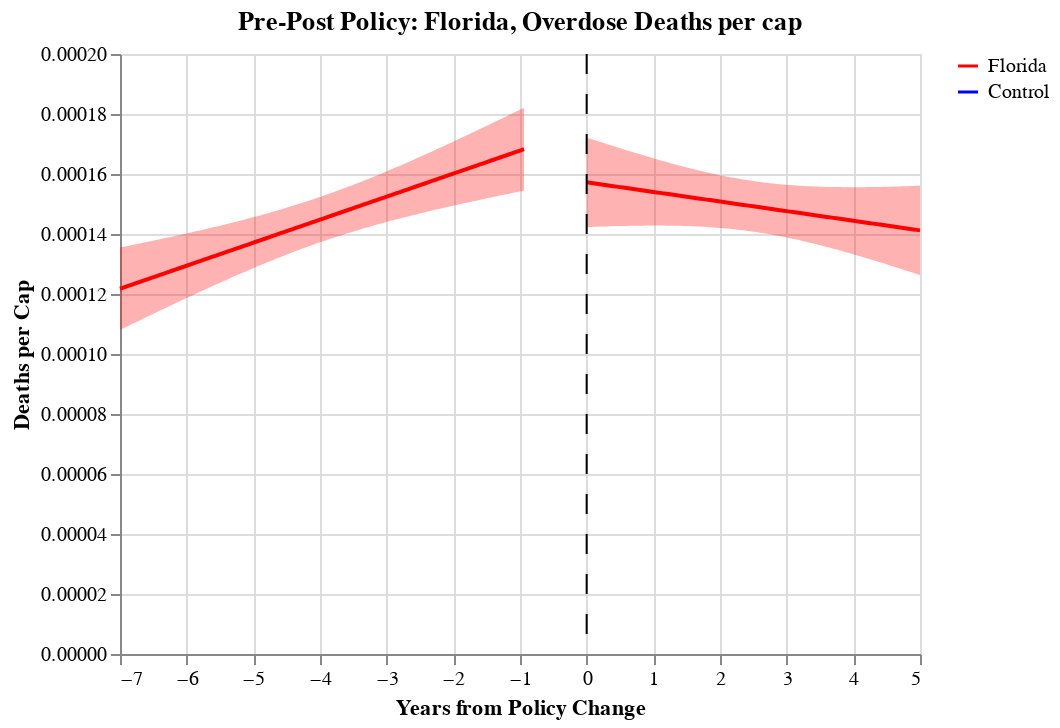

Write notebook code for a chart like this one.
### Code cell
# florida deaths pre/post plot
before = alt.Chart(
    fl_death_before, title="Pre-Post Policy: Florida, Overdose Deaths per cap"
).encode(x="policy_years", y=alt.Y("deaths_per_cap", title="Deaths per Cap"), color=alt.Color('fl:N', scale=scale, title=''))

base = before.transform_regression("policy_years", "deaths_per_cap").mark_line()

fit, before_line = get_reg_fit(
    fl_death_before, yvar="deaths_per_cap", xvar="policy_years", alpha=0.05, col="red"
)
fit, after_line = get_reg_fit(
    fl_death_after, yvar="deaths_per_cap", xvar="policy_years", alpha=0.05, col="red"
)

fl_chart_death = base + before_line + after_line + sep_line
fl_chart_death

### Figure 1 — Vega-Lite specification as saved in the notebook (floating-point values rounded to 4 significant figures; data arrays with more than 128 entries replaced by an {"elided": "..."} marker saying what was removed)
{"config": {"view": {"continuousWidth": 400, "continuousHeight": 300}}, "layer": [{"data": {"name": "data-04c270aa112ff3b0d4beaab8dfc8482a"}, "mark": "line", "encoding": {"color": {"type": "nominal", "field": "fl", "scale": {"domain": ["Florida", "Control"], "range": ["red", "blue"]}, "title": ""}, "x": {"type": "quantitative", "field": "policy_years"}, "y": {"type": "quantitative", "field": "deaths_per_cap", "title": "Deaths per Cap"}}, "title": "Pre-Post Policy: Florida, Overdose Deaths per cap", "transform": [{"on": "policy_years", "regression": "deaths_per_cap"}]}, {"layer": [{"mark": {"type": "errorband", "color": "red"}, "encoding": {"x": {"type": "quantitative", "field": "policy_years"}, "y": {"type": "quantitative", "field": "ci_low", "title": ""}, "y2": {"field": "ci_high"}}}, {"mark": {"type": "line", "color": "red"}, "encoding": {"x": {"type": "quantitative", "axis": {"title": "Years from Policy Change"}, "field": "policy_years"}, "y": {"type": "quantitative", "axis": {"title": ""}, "field": "deaths_per_cap"}}}], "data": {"name": "data-968c415fa77ad0bdc5f257e415b9d200"}}, {"layer": [{"mark": {"type": "errorband", "color": "red"}, "encoding": {"x": {"type": "quantitative", "field": "policy_years"}, "y": {"type": "quantitative", "field": "ci_low", "title": ""}, "y2": {"field": "ci_high"}}}, {"mark": {"type": "line", "color": "red"}, "encoding": {"x": {"type": "quantitative", "axis": {"title": "Years from Policy Change"}, "field": "policy_years"}, "y": {"type": "quantitative", "axis": {"title": ""}, "field": "deaths_per_cap"}}}], "data": {"name": "data-bba2654ffb3cceecc6e6c0a74d491d02"}}, {"data": {"name": "data-1cf7c250840e3c595c11ebf7ebbb5cbe"}, "mark": {"type": "rule", "color": "black", "strokeDash": [10, 10]}, "encoding": {"x": {"type": "quantitative", "field": "a", "title": ""}}}], "$schema": "https://vega.github.io/schema/vega-lite/v4.8.1.json", "datasets": {"data-04c270aa112ff3b0d4beaab8dfc8482a": {"elided": "238 records"}, "data-968c415fa77ad0bdc5f257e415b9d200": [{"policy_years": -7.0, "deaths_per_cap": 0.0001218, "ci_low": 0.000108, "ci_high": 0.0001355}, {"policy_years": -6.94, "deaths_per_cap": 0.0001222, "ci_low": 0.0001087, "ci_high": 0.0001358}, {"policy_years": -6.88, "deaths_per_cap": 0.0001227, "ci_low": 0.0001093, "ci_high": 0.000136}, {"policy_years": -6.82, "deaths_per_cap": 0.0001231, "ci_low": 0.00011, "ci_high": 0.0001363}, {"policy_years": -6.76, "deaths_per_cap": 0.0001236, "ci_low": 0.0001106, "ci_high": 0.0001366}, {"policy_years": -6.7, "deaths_per_cap": 0.0001241, "ci_low": 0.0001113, "ci_high": 0.0001369}, {"policy_years": -6.64, "deaths_per_cap": 0.0001245, "ci_low": 0.0001119, "ci_high": 0.0001371}, {"policy_years": -6.58, "deaths_per_cap": 0.000125, "ci_low": 0.0001125, "ci_high": 0.0001374}, {"policy_years": -6.52, "deaths_per_cap": 0.0001254, "ci_low": 0.0001132, "ci_high": 0.0001377}, {"policy_years": -6.46, "deaths_per_cap": 0.0001259, "ci_low": 0.0001138, "ci_high": 0.000138}, {"policy_years": -6.4, "deaths_per_cap": 0.0001264, "ci_low": 0.0001145, "ci_high": 0.0001383}, {"policy_years": -6.34, "deaths_per_cap": 0.0001268, "ci_low": 0.0001151, "ci_high": 0.0001385}, {"policy_years": -6.28, "deaths_per_cap": 0.0001273, "ci_low": 0.0001157, "ci_high": 0.0001388}, {"policy_years": -6.22, "deaths_per_cap": 0.0001277, "ci_low": 0.0001164, "ci_high": 0.0001391}, {"policy_years": -6.16, "deaths_per_cap": 0.0001282, "ci_low": 0.000117, "ci_high": 0.0001394}, {"policy_years": -6.1, "deaths_per_cap": 0.0001287, "ci_low": 0.0001176, "ci_high": 0.0001397}, {"policy_years": -6.04, "deaths_per_cap": 0.0001291, "ci_low": 0.0001183, "ci_high": 0.00014}, {"policy_years": -5.98, "deaths_per_cap": 0.0001296, "ci_low": 0.0001189, "ci_high": 0.0001403}, {"policy_years": -5.92, "deaths_per_cap": 0.00013, "ci_low": 0.0001195, "ci_high": 0.0001406}, {"policy_years": -5.86, "deaths_per_cap": 0.0001305, "ci_low": 0.0001201, "ci_high": 0.0001409}, {"policy_years": -5.8, "deaths_per_cap": 0.000131, "ci_low": 0.0001207, "ci_high": 0.0001412}, {"policy_years": -5.74, "deaths_per_cap": 0.0001314, "ci_low": 0.0001213, "ci_high": 0.0001415}, {"policy_years": -5.68, "deaths_per_cap": 0.0001319, "ci_low": 0.000122, "ci_high": 0.0001418}, {"policy_years": -5.62, "deaths_per_cap": 0.0001323, "ci_low": 0.0001226, "ci_high": 0.0001421}, {"policy_years": -5.56, "deaths_per_cap": 0.0001328, "ci_low": 0.0001232, "ci_high": 0.0001425}, {"policy_years": -5.5, "deaths_per_cap": 0.0001333, "ci_low": 0.0001238, "ci_high": 0.0001428}, {"policy_years": -5.44, "deaths_per_cap": 0.0001337, "ci_low": 0.0001244, "ci_high": 0.0001431}, {"policy_years": -5.38, "deaths_per_cap": 0.0001342, "ci_low": 0.000125, "ci_high": 0.0001434}, {"policy_years": -5.32, "deaths_per_cap": 0.0001347, "ci_low": 0.0001255, "ci_high": 0.0001438}, {"policy_years": -5.26, "deaths_per_cap": 0.0001351, "ci_low": 0.0001261, "ci_high": 0.0001441}, {"policy_years": -5.2, "deaths_per_cap": 0.0001356, "ci_low": 0.0001267, "ci_high": 0.0001444}, {"policy_years": -5.14, "deaths_per_cap": 0.000136, "ci_low": 0.0001273, "ci_high": 0.0001448}, {"policy_years": -5.08, "deaths_per_cap": 0.0001365, "ci_low": 0.0001279, "ci_high": 0.0001451}, {"policy_years": -5.02, "deaths_per_cap": 0.000137, "ci_low": 0.0001284, "ci_high": 0.0001455}, {"policy_years": -4.96, "deaths_per_cap": 0.0001374, "ci_low": 0.000129, "ci_high": 0.0001458}, {"policy_years": -4.9, "deaths_per_cap": 0.0001379, "ci_low": 0.0001296, "ci_high": 0.0001462}, {"policy_years": -4.84, "deaths_per_cap": 0.0001383, "ci_low": 0.0001301, "ci_high": 0.0001466}, {"policy_years": -4.78, "deaths_per_cap": 0.0001388, "ci_low": 0.0001307, "ci_high": 0.0001469}, {"policy_years": -4.72, "deaths_per_cap": 0.0001393, "ci_low": 0.0001312, "ci_high": 0.0001473}, {"policy_years": -4.66, "deaths_per_cap": 0.0001397, "ci_low": 0.0001317, "ci_high": 0.0001477}, {"policy_years": -4.6, "deaths_per_cap": 0.0001402, "ci_low": 0.0001323, "ci_high": 0.0001481}, {"policy_years": -4.54, "deaths_per_cap": 0.0001406, "ci_low": 0.0001328, "ci_high": 0.0001485}, {"policy_years": -4.48, "deaths_per_cap": 0.0001411, "ci_low": 0.0001333, "ci_high": 0.0001489}, {"policy_years": -4.42, "deaths_per_cap": 0.0001416, "ci_low": 0.0001338, "ci_high": 0.0001493}, {"policy_years": -4.36, "deaths_per_cap": 0.000142, "ci_low": 0.0001343, "ci_high": 0.0001497}, {"policy_years": -4.3, "deaths_per_cap": 0.0001425, "ci_low": 0.0001348, "ci_high": 0.0001501}, {"policy_years": -4.24, "deaths_per_cap": 0.0001429, "ci_low": 0.0001353, "ci_high": 0.0001506}, {"policy_years": -4.18, "deaths_per_cap": 0.0001434, "ci_low": 0.0001358, "ci_high": 0.000151}, {"policy_years": -4.12, "deaths_per_cap": 0.0001439, "ci_low": 0.0001363, "ci_high": 0.0001514}, {"policy_years": -4.06, "deaths_per_cap": 0.0001443, "ci_low": 0.0001368, "ci_high": 0.0001519}, {"policy_years": -4.0, "deaths_per_cap": 0.0001448, "ci_low": 0.0001372, "ci_high": 0.0001523}, {"policy_years": -3.94, "deaths_per_cap": 0.0001452, "ci_low": 0.0001377, "ci_high": 0.0001528}, {"policy_years": -3.88, "deaths_per_cap": 0.0001457, "ci_low": 0.0001381, "ci_high": 0.0001533}, {"policy_years": -3.82, "deaths_per_cap": 0.0001462, "ci_low": 0.0001386, "ci_high": 0.0001537}, {"policy_years": -3.76, "deaths_per_cap": 0.0001466, "ci_low": 0.000139, "ci_high": 0.0001542}, {"policy_years": -3.7, "deaths_per_cap": 0.0001471, "ci_low": 0.0001394, "ci_high": 0.0001547}, {"policy_years": -3.64, "deaths_per_cap": 0.0001475, "ci_low": 0.0001399, "ci_high": 0.0001552}, {"policy_years": -3.58, "deaths_per_cap": 0.000148, "ci_low": 0.0001403, "ci_high": 0.0001557}, {"policy_years": -3.52, "deaths_per_cap": 0.0001485, "ci_low": 0.0001407, "ci_high": 0.0001562}, {"policy_years": -3.46, "deaths_per_cap": 0.0001489, "ci_low": 0.0001411, "ci_high": 0.0001567}, {"policy_years": -3.4, "deaths_per_cap": 0.0001494, "ci_low": 0.0001415, "ci_high": 0.0001573}, {"policy_years": -3.34, "deaths_per_cap": 0.0001498, "ci_low": 0.0001419, "ci_high": 0.0001578}, {"policy_years": -3.28, "deaths_per_cap": 0.0001503, "ci_low": 0.0001423, "ci_high": 0.0001583}, {"policy_years": -3.22, "deaths_per_cap": 0.0001508, "ci_low": 0.0001427, "ci_high": 0.0001589}, {"policy_years": -3.16, "deaths_per_cap": 0.0001512, "ci_low": 0.000143, "ci_high": 0.0001594}, {"policy_years": -3.1, "deaths_per_cap": 0.0001517, "ci_low": 0.0001434, "ci_high": 0.00016}, {"policy_years": -3.04, "deaths_per_cap": 0.0001521, "ci_low": 0.0001438, "ci_high": 0.0001605}, {"policy_years": -2.98, "deaths_per_cap": 0.0001526, "ci_low": 0.0001441, "ci_high": 0.0001611}, {"policy_years": -2.92, "deaths_per_cap": 0.0001531, "ci_low": 0.0001445, "ci_high": 0.0001616}, {"policy_years": -2.86, "deaths_per_cap": 0.0001535, "ci_low": 0.0001448, "ci_high": 0.0001622}, {"policy_years": -2.8, "deaths_per_cap": 0.000154, "ci_low": 0.0001452, "ci_high": 0.0001628}, {"policy_years": -2.74, "deaths_per_cap": 0.0001545, "ci_low": 0.0001455, "ci_high": 0.0001634}, {"policy_years": -2.68, "deaths_per_cap": 0.0001549, "ci_low": 0.0001459, "ci_high": 0.0001639}, {"policy_years": -2.62, "deaths_per_cap": 0.0001554, "ci_low": 0.0001462, "ci_high": 0.0001645}, {"policy_years": -2.56, "deaths_per_cap": 0.0001558, "ci_low": 0.0001465, "ci_high": 0.0001651}, {"policy_years": -2.5, "deaths_per_cap": 0.0001563, "ci_low": 0.0001469, "ci_high": 0.0001657}, {"policy_years": -2.44, "deaths_per_cap": 0.0001568, "ci_low": 0.0001472, "ci_high": 0.0001663}, {"policy_years": -2.38, "deaths_per_cap": 0.0001572, "ci_low": 0.0001475, "ci_high": 0.0001669}, {"policy_years": -2.32, "deaths_per_cap": 0.0001577, "ci_low": 0.0001478, "ci_high": 0.0001675}, {"policy_years": -2.26, "deaths_per_cap": 0.0001581, "ci_low": 0.0001481, "ci_high": 0.0001681}, {"policy_years": -2.2, "deaths_per_cap": 0.0001586, "ci_low": 0.0001484, "ci_high": 0.0001687}, {"policy_years": -2.14, "deaths_per_cap": 0.0001591, "ci_low": 0.0001487, "ci_high": 0.0001694}, {"policy_years": -2.08, "deaths_per_cap": 0.0001595, "ci_low": 0.0001491, "ci_high": 0.00017}, {"policy_years": -2.02, "deaths_per_cap": 0.00016, "ci_low": 0.0001494, "ci_high": 0.0001706}, {"policy_years": -1.96, "deaths_per_cap": 0.0001604, "ci_low": 0.0001497, "ci_high": 0.0001712}, {"policy_years": -1.9, "deaths_per_cap": 0.0001609, "ci_low": 0.0001499, "ci_high": 0.0001718}, {"policy_years": -1.84, "deaths_per_cap": 0.0001614, "ci_low": 0.0001502, "ci_high": 0.0001725}, {"policy_years": -1.78, "deaths_per_cap": 0.0001618, "ci_low": 0.0001505, "ci_high": 0.0001731}, {"policy_years": -1.72, "deaths_per_cap": 0.0001623, "ci_low": 0.0001508, "ci_high": 0.0001737}, {"policy_years": -1.66, "deaths_per_cap": 0.0001627, "ci_low": 0.0001511, "ci_high": 0.0001744}, {"policy_years": -1.6, "deaths_per_cap": 0.0001632, "ci_low": 0.0001514, "ci_high": 0.000175}, {"policy_years": -1.54, "deaths_per_cap": 0.0001637, "ci_low": 0.0001517, "ci_high": 0.0001756}, {"policy_years": -1.48, "deaths_per_cap": 0.0001641, "ci_low": 0.000152, "ci_high": 0.0001763}, {"policy_years": -1.42, "deaths_per_cap": 0.0001646, "ci_low": 0.0001522, "ci_high": 0.0001769}, {"policy_years": -1.36, "deaths_per_cap": 0.000165, "ci_low": 0.0001525, "ci_high": 0.0001776}, {"policy_years": -1.3, "deaths_per_cap": 0.0001655, "ci_low": 0.0001528, "ci_high": 0.0001782}, {"policy_years": -1.24, "deaths_per_cap": 0.000166, "ci_low": 0.0001531, "ci_high": 0.0001788}, {"policy_years": -1.18, "deaths_per_cap": 0.0001664, "ci_low": 0.0001534, "ci_high": 0.0001795}, {"policy_years": -1.12, "deaths_per_cap": 0.0001669, "ci_low": 0.0001536, "ci_high": 0.0001801}, {"policy_years": -1.06, "deaths_per_cap": 0.0001673, "ci_low": 0.0001539, "ci_high": 0.0001808}, {"policy_years": -1.0, "deaths_per_cap": 0.0001678, "ci_low": 0.0001542, "ci_high": 0.0001814}, {"policy_years": -0.94, "deaths_per_cap": 0.0001683, "ci_low": 0.0001544, "ci_high": 0.0001821}], "data-bba2654ffb3cceecc6e6c0a74d491d02": [{"policy_years": 0.0, "deaths_per_cap": 0.0001572, "ci_low": 0.0001423, "ci_high": 0.0001722}, {"policy_years": 0.05, "deaths_per_cap": 0.0001571, "ci_low": 0.0001423, "ci_high": 0.0001718}, {"policy_years": 0.1, "deaths_per_cap": 0.0001569, "ci_low": 0.0001424, "ci_high": 0.0001714}, {"policy_years": 0.15, "deaths_per_cap": 0.0001567, "ci_low": 0.0001424, "ci_high": 0.0001711}, {"policy_years": 0.2, "deaths_per_cap": 0.0001566, "ci_low": 0.0001425, "ci_high": 0.0001707}, {"policy_years": 0.25, "deaths_per_cap": 0.0001564, "ci_low": 0.0001425, "ci_high": 0.0001704}, {"policy_years": 0.3, "deaths_per_cap": 0.0001563, "ci_low": 0.0001425, "ci_high": 0.00017}, {"policy_years": 0.35, "deaths_per_cap": 0.0001561, "ci_low": 0.0001426, "ci_high": 0.0001696}, {"policy_years": 0.4, "deaths_per_cap": 0.0001559, "ci_low": 0.0001426, "ci_high": 0.0001693}, {"policy_years": 0.45, "deaths_per_cap": 0.0001558, "ci_low": 0.0001426, "ci_high": 0.0001689}, {"policy_years": 0.5, "deaths_per_cap": 0.0001556, "ci_low": 0.0001427, "ci_high": 0.0001686}, {"policy_years": 0.55, "deaths_per_cap": 0.0001555, "ci_low": 0.0001427, "ci_high": 0.0001683}, {"policy_years": 0.6, "deaths_per_cap": 0.0001553, "ci_low": 0.0001427, "ci_high": 0.0001679}, {"policy_years": 0.65, "deaths_per_cap": 0.0001551, "ci_low": 0.0001427, "ci_high": 0.0001676}, {"policy_years": 0.7, "deaths_per_cap": 0.000155, "ci_low": 0.0001427, "ci_high": 0.0001672}, {"policy_years": 0.75, "deaths_per_cap": 0.0001548, "ci_low": 0.0001428, "ci_high": 0.0001669}, {"policy_years": 0.8, "deaths_per_cap": 0.0001547, "ci_low": 0.0001428, "ci_high": 0.0001666}, {"policy_years": 0.85, "deaths_per_cap": 0.0001545, "ci_low": 0.0001428, "ci_high": 0.0001662}, {"policy_years": 0.9, "deaths_per_cap": 0.0001543, "ci_low": 0.0001428, "ci_high": 0.0001659}, {"policy_years": 0.95, "deaths_per_cap": 0.0001542, "ci_low": 0.0001428, "ci_high": 0.0001656}, {"policy_years": 1.0, "deaths_per_cap": 0.000154, "ci_low": 0.0001428, "ci_high": 0.0001652}, {"policy_years": 1.05, "deaths_per_cap": 0.0001539, "ci_low": 0.0001428, "ci_high": 0.0001649}, {"policy_years": 1.1, "deaths_per_cap": 0.0001537, "ci_low": 0.0001428, "ci_high": 0.0001646}, {"policy_years": 1.15, "deaths_per_cap": 0.0001535, "ci_low": 0.0001428, "ci_high": 0.0001643}, {"policy_years": 1.2, "deaths_per_cap": 0.0001534, "ci_low": 0.0001428, "ci_high": 0.000164}, {"policy_years": 1.25, "deaths_per_cap": 0.0001532, "ci_low": 0.0001428, "ci_high": 0.0001637}, {"policy_years": 1.3, "deaths_per_cap": 0.0001531, "ci_low": 0.0001428, "ci_high": 0.0001634}, {"policy_years": 1.35, "deaths_per_cap": 0.0001529, "ci_low": 0.0001427, "ci_high": 0.0001631}, {"policy_years": 1.4, "deaths_per_cap": 0.0001527, "ci_low": 0.0001427, "ci_high": 0.0001628}, {"policy_years": 1.45, "deaths_per_cap": 0.0001526, "ci_low": 0.0001427, "ci_high": 0.0001625}, {"policy_years": 1.5, "deaths_per_cap": 0.0001524, "ci_low": 0.0001427, "ci_high": 0.0001622}, {"policy_years": 1.55, "deaths_per_cap": 0.0001523, "ci_low": 0.0001426, "ci_high": 0.0001619}, {"policy_years": 1.6, "deaths_per_cap": 0.0001521, "ci_low": 0.0001426, "ci_high": 0.0001616}, {"policy_years": 1.65, "deaths_per_cap": 0.0001519, "ci_low": 0.0001425, "ci_high": 0.0001614}, {"policy_years": 1.7, "deaths_per_cap": 0.0001518, "ci_low": 0.0001425, "ci_high": 0.0001611}, {"policy_years": 1.75, "deaths_per_cap": 0.0001516, "ci_low": 0.0001424, "ci_high": 0.0001608}, {"policy_years": 1.8, "deaths_per_cap": 0.0001515, "ci_low": 0.0001423, "ci_high": 0.0001606}, {"policy_years": 1.85, "deaths_per_cap": 0.0001513, "ci_low": 0.0001423, "ci_high": 0.0001603}, {"policy_years": 1.9, "deaths_per_cap": 0.0001511, "ci_low": 0.0001422, "ci_high": 0.0001601}, {"policy_years": 1.95, "deaths_per_cap": 0.000151, "ci_low": 0.0001421, "ci_high": 0.0001598}, {"policy_years": 2.0, "deaths_per_cap": 0.0001508, "ci_low": 0.000142, "ci_high": 0.0001596}, {"policy_years": 2.05, "deaths_per_cap": 0.0001507, "ci_low": 0.0001419, "ci_high": 0.0001594}, {"policy_years": 2.1, "deaths_per_cap": 0.0001505, "ci_low": 0.0001418, "ci_high": 0.0001592}, {"policy_years": 2.15, "deaths_per_cap": 0.0001503, "ci_low": 0.0001417, "ci_high": 0.000159}, {"policy_years": 2.2, "deaths_per_cap": 0.0001502, "ci_low": 0.0001416, "ci_high": 0.0001587}, {"policy_years": 2.25, "deaths_per_cap": 0.00015, "ci_low": 0.0001415, "ci_high": 0.0001585}, {"policy_years": 2.3, "deaths_per_cap": 0.0001499, "ci_low": 0.0001414, "ci_high": 0.0001584}, {"policy_years": 2.35, "deaths_per_cap": 0.0001497, "ci_low": 0.0001412, "ci_high": 0.0001582}, {"policy_years": 2.4, "deaths_per_cap": 0.0001495, "ci_low": 0.0001411, "ci_high": 0.000158}, {"policy_years": 2.45, "deaths_per_cap": 0.0001494, "ci_low": 0.0001409, "ci_high": 0.0001578}, {"policy_years": 2.5, "deaths_per_cap": 0.0001492, "ci_low": 0.0001408, "ci_high": 0.0001577}, {"policy_years": 2.55, "deaths_per_cap": 0.0001491, "ci_low": 0.0001406, "ci_high": 0.0001575}, {"policy_years": 2.6, "deaths_per_cap": 0.0001489, "ci_low": 0.0001405, "ci_high": 0.0001573}, {"policy_years": 2.65, "deaths_per_cap": 0.0001487, "ci_low": 0.0001403, "ci_high": 0.0001572}, {"policy_years": 2.7, "deaths_per_cap": 0.0001486, "ci_low": 0.0001401, "ci_high": 0.0001571}, {"policy_years": 2.75, "deaths_per_cap": 0.0001484, "ci_low": 0.0001399, "ci_high": 0.0001569}, {"policy_years": 2.8, "deaths_per_cap": 0.0001483, "ci_low": 0.0001397, "ci_high": 0.0001568}, {"policy_years": 2.85, "deaths_per_cap": 0.0001481, "ci_low": 0.0001395, "ci_high": 0.0001567}, {"policy_years": 2.9, "deaths_per_cap": 0.0001479, "ci_low": 0.0001393, "ci_high": 0.0001566}, {"policy_years": 2.95, "deaths_per_cap": 0.0001478, "ci_low": 0.0001391, "ci_high": 0.0001565}, {"policy_years": 3.0, "deaths_per_cap": 0.0001476, "ci_low": 0.0001388, "ci_high": 0.0001564}, {"policy_years": 3.05, "deaths_per_cap": 0.0001475, "ci_low": 0.0001386, "ci_high": 0.0001563}, {"policy_years": 3.1, "deaths_per_cap": 0.0001473, "ci_low": 0.0001384, "ci_high": 0.0001562}, {"policy_years": 3.15, "deaths_per_cap": 0.0001471, "ci_low": 0.0001381, "ci_high": 0.0001561}, {"policy_years": 3.2, "deaths_per_cap": 0.000147, "ci_low": 0.0001379, "ci_high": 0.0001561}, {"policy_years": 3.25, "deaths_per_cap": 0.0001468, "ci_low": 0.0001376, "ci_high": 0.000156}, {"policy_years": 3.3, "deaths_per_cap": 0.0001467, "ci_low": 0.0001374, "ci_high": 0.000156}, {"policy_years": 3.35, "deaths_per_cap": 0.0001465, "ci_low": 0.0001371, "ci_high": 0.0001559}, {"policy_years": 3.4, "deaths_per_cap": 0.0001463, "ci_low": 0.0001368, "ci_high": 0.0001559}, {"policy_years": 3.45, "deaths_per_cap": 0.0001462, "ci_low": 0.0001365, "ci_high": 0.0001558}, {"policy_years": 3.5, "deaths_per_cap": 0.000146, "ci_low": 0.0001363, "ci_high": 0.0001558}, {"policy_years": 3.55, "deaths_per_cap": 0.0001459, "ci_low": 0.000136, "ci_high": 0.0001557}, {"policy_years": 3.6, "deaths_per_cap": 0.0001457, "ci_low": 0.0001357, "ci_high": 0.0001557}, {"policy_years": 3.65, "deaths_per_cap": 0.0001455, "ci_low": 0.0001354, "ci_high": 0.0001557}, {"policy_years": 3.7, "deaths_per_cap": 0.0001454, "ci_low": 0.0001351, "ci_high": 0.0001557}, {"policy_years": 3.75, "deaths_per_cap": 0.0001452, "ci_low": 0.0001348, "ci_high": 0.0001556}, {"policy_years": 3.8, "deaths_per_cap": 0.0001451, "ci_low": 0.0001345, "ci_high": 0.0001556}, {"policy_years": 3.85, "deaths_per_cap": 0.0001449, "ci_low": 0.0001342, "ci_high": 0.0001556}, {"policy_years": 3.9, "deaths_per_cap": 0.0001447, "ci_low": 0.0001339, "ci_high": 0.0001556}, {"policy_years": 3.95, "deaths_per_cap": 0.0001446, "ci_low": 0.0001335, "ci_high": 0.0001556}, {"policy_years": 4.0, "deaths_per_cap": 0.0001444, "ci_low": 0.0001332, "ci_high": 0.0001556}, {"policy_years": 4.05, "deaths_per_cap": 0.0001443, "ci_low": 0.0001329, "ci_high": 0.0001556}, {"policy_years": 4.1, "deaths_per_cap": 0.0001441, "ci_low": 0.0001326, "ci_high": 0.0001556}, {"policy_years": 4.15, "deaths_per_cap": 0.0001439, "ci_low": 0.0001322, "ci_high": 0.0001556}, {"policy_years": 4.2, "deaths_per_cap": 0.0001438, "ci_low": 0.0001319, "ci_high": 0.0001556}, {"policy_years": 4.25, "deaths_per_cap": 0.0001436, "ci_low": 0.0001316, "ci_high": 0.0001556}, {"policy_years": 4.3, "deaths_per_cap": 0.0001435, "ci_low": 0.0001312, "ci_high": 0.0001557}, {"policy_years": 4.35, "deaths_per_cap": 0.0001433, "ci_low": 0.0001309, "ci_high": 0.0001557}, {"policy_years": 4.4, "deaths_per_cap": 0.0001431, "ci_low": 0.0001306, "ci_high": 0.0001557}, {"policy_years": 4.45, "deaths_per_cap": 0.000143, "ci_low": 0.0001302, "ci_high": 0.0001557}, {"policy_years": 4.5, "deaths_per_cap": 0.0001428, "ci_low": 0.0001299, "ci_high": 0.0001558}, {"policy_years": 4.55, "deaths_per_cap": 0.0001427, "ci_low": 0.0001295, "ci_high": 0.0001558}, {"policy_years": 4.6, "deaths_per_cap": 0.0001425, "ci_low": 0.0001292, "ci_high": 0.0001558}, {"policy_years": 4.65, "deaths_per_cap": 0.0001423, "ci_low": 0.0001288, "ci_high": 0.0001558}, {"policy_years": 4.7, "deaths_per_cap": 0.0001422, "ci_low": 0.0001285, "ci_high": 0.0001559}, {"policy_years": 4.75, "deaths_per_cap": 0.000142, "ci_low": 0.0001281, "ci_high": 0.0001559}, {"policy_years": 4.8, "deaths_per_cap": 0.0001419, "ci_low": 0.0001278, "ci_high": 0.0001559}, {"policy_years": 4.85, "deaths_per_cap": 0.0001417, "ci_low": 0.0001274, "ci_high": 0.000156}, {"policy_years": 4.9, "deaths_per_cap": 0.0001415, "ci_low": 0.000127, "ci_high": 0.000156}, {"policy_years": 4.95, "deaths_per_cap": 0.0001414, "ci_low": 0.0001267, "ci_high": 0.0001561}, {"policy_years": 5.0, "deaths_per_cap": 0.0001412, "ci_low": 0.0001263, "ci_high": 0.0001561}], "data-1cf7c250840e3c595c11ebf7ebbb5cbe": [{"a": 0}]}}
